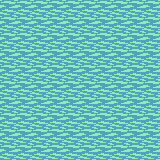

This is a level from a 2D game, rendered from its Tiled map with the project's own tilesets. A one-line summary and the complete map file follow:
An orthogonal 10x10 tile map with 16x16 px tiles, 2 tile layers (water, water2).

<map version="1.10" tiledversion="1.11.2" orientation="orthogonal" renderorder="right-down" width="10" height="10" tilewidth="16" tileheight="16" infinite="0" nextlayerid="3" nextobjectid="1">
 <editorsettings>
  <export target="water.json" format="json" />
 </editorsettings>
 <tileset firstgid="1" name="water-packed" tilewidth="16" tileheight="16" tilecount="168" columns="12">
  <image source="water.png" width="192" height="224" />
 </tileset>
 <layer id="1" name="water" width="10" height="10">
  <data encoding="csv">
6,6,6,6,6,6,6,6,6,6,
6,6,6,6,6,6,6,6,6,6,
6,6,6,6,6,6,6,6,6,6,
6,6,6,6,6,6,6,6,6,6,
6,6,6,6,6,6,6,6,6,6,
6,6,6,6,6,6,6,6,6,6,
6,6,6,6,6,6,6,6,6,6,
6,6,6,6,6,6,6,6,6,6,
6,6,6,6,6,6,6,6,6,6,
6,6,6,6,6,6,6,6,6,6
</data>
 </layer>
 <layer id="2" name="water2" width="10" height="10">
  <data encoding="csv">
7,7,7,7,7,7,7,7,7,7,
7,7,7,7,7,7,7,7,7,7,
7,7,7,7,7,7,7,7,7,7,
7,7,7,7,7,7,7,7,7,7,
7,7,7,7,7,7,7,7,7,7,
7,7,7,7,7,7,7,7,7,7,
7,7,7,7,7,7,7,7,7,7,
7,7,7,7,7,7,7,7,7,7,
7,7,7,7,7,7,7,7,7,7,
7,7,7,7,7,7,7,7,7,7
</data>
 </layer>
</map>
